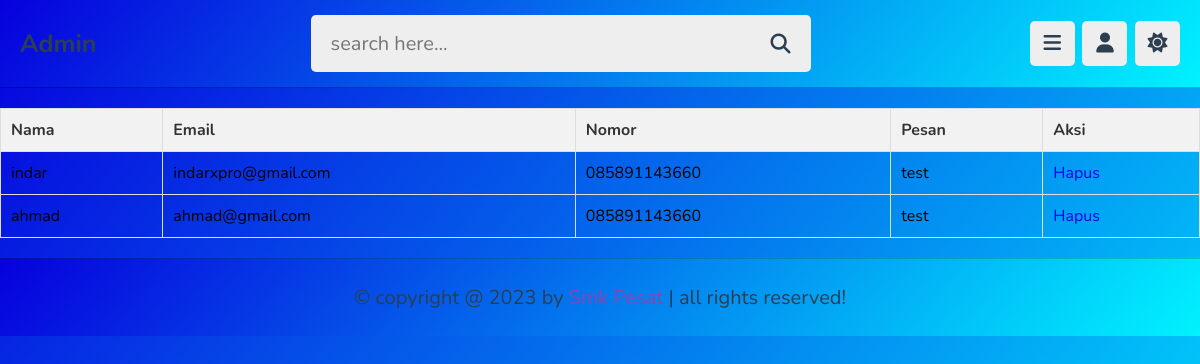
Screenshot of /admin/contact_user.php (signed in) with the database file from the repository.
### tables this page shows
CREATE TABLE `contact` (
  `id` int(11) NOT NULL,
  `name` varchar(50) NOT NULL,
  `email` varchar(50) NOT NULL,
  `number` varchar(12) NOT NULL,
  `message` varchar(1000) NOT NULL
);

### admin/contact_user.php (the view, shortened to what this page needs)
<link rel="stylesheet" href="css/3.css">
<?php
$connection = mysqli_connect('localhost', 'root', '', 'course_db');
$sql = "SELECT * FROM contact";
$result = mysqli_query($connection, $sql);
?>
<!DOCTYPE html>
<html lang="en">
<head>
    <link rel="stylesheet" href="https://cdnjs.cloudflare.com/ajax/libs/font-awesome/6.2.0/css/all.min.css">
    <link rel="stylesheet" href="../css/admin_style.css">
</head>
<body>
    <?php include '../components/admin_header.php'; ?>
    <table>
        <tr>
            <th>Nama</th>
            <th>Email</th>
            <th>Nomor</th>
            <th>Pesan</th>
            <th>Aksi</th>
        </tr>
        <?php
        if (mysqli_num_rows($result) > 0) {
            while ($row = mysqli_fetch_assoc($result)) {
                echo "<tr>";
                echo "<td>" . $row['name'] . "</td>";
                echo "<td>" . $row['email'] . "</td>";
                echo "<td>" . $row['number'] . "</td>";
                echo "<td>" . $row['message'] . "</td>";
                if (isset($row['id'])) {
                    echo "<td><a href='hapus.php?id=" . $row['id'] . "'>Hapus</a></td>";
                } else {
                    echo "<td>Tidak ada ID</td>";
                }
                echo "</tr>";
            }
        } else {
            echo "<tr><td colspan='5'>Tidak ada data yang ditemukan dalam tabel contact.</td></tr>";
        }
        ?>
    </table>
    <?php include '../components/footer.php'; ?>
</body>
</html>

### css/admin_style.css (style rules this page uses)
:root { --main-color:#8e44ad; --red:#e74c3c; --oragen:#f39c12; --white:#fff; --black:#2c3e50; --light-color:#888; --light-bg:#eee; --border:.1rem solid rgba(0,0,0,.2); }
* { font-family: 'Nunito', sans-serif; margin: 0; padding: 0; box-sizing: border-box; outline: none; border: none; text-decoration: none; }
html { font-size: 62.5%; overflow-x: hidden; }
body { background-color: var(--light-bg); padding-left: 30rem; }
@media (max-width:1200px) { body { padding-left: 0; } }

### admin/contact_user.php (style rules this page uses)
body { background-image: url(https://smkpesat.sch.id/wp-content/uploads/2020/06/BG-HomePage-High.png); background-image: linear-gradient(130deg, #0700dd 0%, #00f2ff 100%); }
table { width: 100%; border-collapse: collapse; margin: 20px 0; }
th { background-color: #f2f2f2; color: #333; font-weight: bold; padding: 10px; text-align: left; border: 1px solid #ddd; }
td { padding: 10px; border: 1px solid #ddd; }

### rows the page displays
contact: name "indar", email "indarxpro@gmail.com", number "085891143660", message "test"
contact: name "ahmad", email "ahmad@gmail.com", number "085891143660", message "test"
